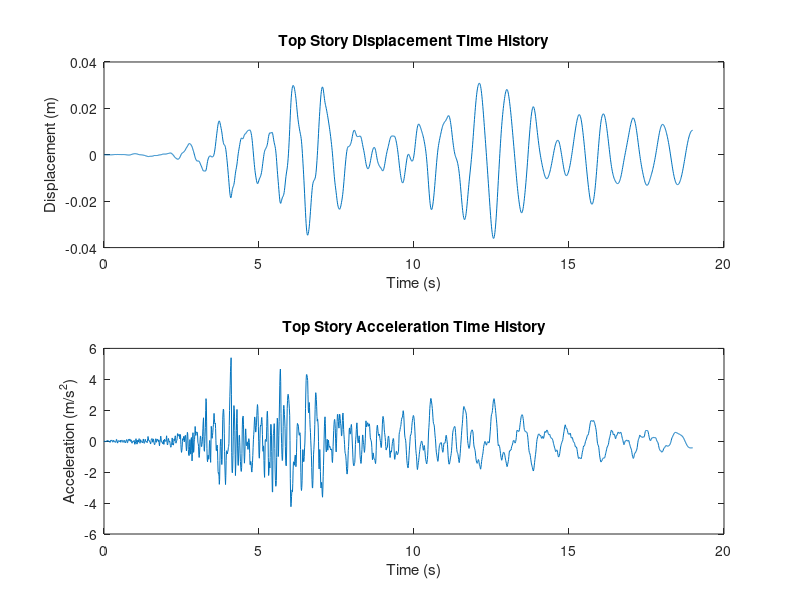

This figure's MATLAB source:
% Define the parameters for the isolation layer and stories
mass_isolation = 250; % t
mass_stories = [270, 270, 180]; % t
stiffness_stories = [245, 195, 98] * 1e6; % N/m
yield_capacities = [1225, 975, 490] * 1e3; % N
stiffness_isolation = 50 * 1e6; % N/m
damping_isolation = 1000 * 1e3; % N/(m/s)
damping_ratio = 0.05; % Rayleigh damping ratio
dt = 0.01; % time interval in seconds
g = 9.81; % gravity in m/s^2
PGA = 0.40 * g; % Peak Ground Acceleration in m/s^2

% Load the seismic wave data
acceleration_data = load('Northridge_01_NO_968.txt');
time = (0:length(acceleration_data)-1)' * dt;

% Normalize the acceleration data to the specified PGA
acceleration_data = acceleration_data / max(abs(acceleration_data)) * PGA;

% Define the number of stories including the isolation layer
n_stories = 4;
mass = [mass_isolation, mass_stories] * 1e3; % Convert to kg

% Mass matrix
M = diag(mass);

% Stiffness matrix
K = zeros(n_stories);
K(1,1) = stiffness_isolation + stiffness_stories(1);
K(1,2) = -stiffness_stories(1);

for i = 2:n_stories-1
    K(i,i) = stiffness_stories(i-1) + stiffness_stories(i);
    K(i,i-1) = -stiffness_stories(i-1);
    K(i,i+1) = -stiffness_stories(i);
end

K(n_stories,n_stories) = stiffness_stories(end);
K(n_stories,n_stories-1) = -stiffness_stories(end);

% Compute the eigenvalues and eigenvectors
[V, D] = eig(K, M);
omega = sqrt(diag(D));

% Rayleigh damping coefficients
omega1 = omega(1);
omega2 = omega(2);
alpha = 2 * omega1 * omega2 * (damping_ratio * omega2 - damping_ratio * omega1) / (omega2^2 - omega1^2);
beta = 2 * (damping_ratio * omega2 - damping_ratio * omega1) / (omega2^2 - omega1^2);

% Damping matrix
C = alpha * M + beta * K;
C(1,1) = C(1,1) + damping_isolation; % Adding damping coefficient of the isolation layer

% Newmark-beta method parameters
beta_n = 1/4;
gamma = 1/2;

% Initial conditions
u = zeros(n_stories, 1);
u_dot = zeros(n_stories, 1);
u_dot_dot = zeros(n_stories, 1);

% Initialize arrays to store results
displacement = zeros(length(time), 1);
acceleration = zeros(length(time), 1);

% Effective stiffness matrix
K_eff = K + gamma / (beta_n * dt) * C + 1 / (beta_n * dt^2) * M;

% Time-stepping loop
for i = 1:length(time)
    % Calculate effective force vector
    F_eff = -M * acceleration_data(i) * ones(n_stories, 1) + M * (1 / (beta_n * dt^2) * u + 1 / (beta_n * dt) * u_dot + (1 / (2 * beta_n) - 1) * u_dot_dot) + C * (gamma / (beta_n * dt) * u + (gamma / beta_n - 1) * u_dot + dt * (gamma / (2 * beta_n) - 1) * u_dot_dot);
    
    % Solve for displacement
    u_new = K_eff \ F_eff;
    
    % Calculate new acceleration and velocity
    u_dot_dot_new = 1 / (beta_n * dt^2) * (u_new - u) - 1 / (beta_n * dt) * u_dot - (1 / (2 * beta_n) - 1) * u_dot_dot;
    u_dot_new = u_dot + dt * ((1 - gamma) * u_dot_dot + gamma * u_dot_dot_new);
    
    % Update displacements, velocities, and accelerations
    u = u_new;
    u_dot = u_dot_new;
    u_dot_dot = u_dot_dot_new;
    
    % Store top story displacement and acceleration
    displacement(i) = u(end);
    acceleration(i) = u_dot_dot(end);
end

% Save results to files
topFloDisIso1 = [time, displacement];
topFloAccIso1 = [time, acceleration];
save('topFloDisIso1.txt', 'topFloDisIso1', '-ascii');
save('topFloAccIso1.txt', 'topFloAccIso1', '-ascii');

% Plot results
figure;
subplot(2, 1, 1);
plot(time, displacement);
title('Top Story Displacement Time History');
xlabel('Time (s)');
ylabel('Displacement (m)');

subplot(2, 1, 2);
plot(time, acceleration);
title('Top Story Acceleration Time History');
xlabel('Time (s)');
ylabel('Acceleration (m/s^2)');
